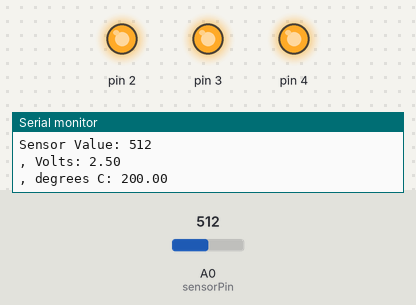
Simulated run of this sketch. Board: Arduino Uno, built with avr-gcc and run on an emulated ATmega328P. Parts: output pins drawn as LEDs (lit = HIGH), the last lines printed to the serial monitor. The inputs (shaded band) are chosen by the test bench; at power-on: A0 (sensorPin) = 512.

Above: at 1.2 s.
1.3 s: A0 (sensorPin) set to 122
At 2.5 s:
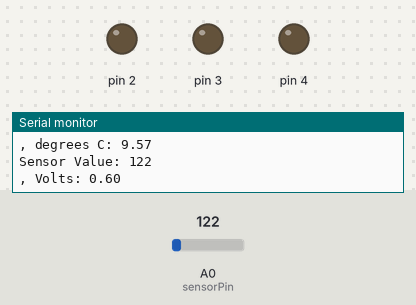
2.8 s: A0 (sensorPin) set to 306
At 3.2 s:
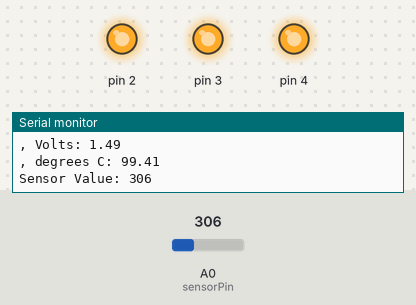
4.4 s: A0 (sensorPin) set to 0
At 5.7 s:
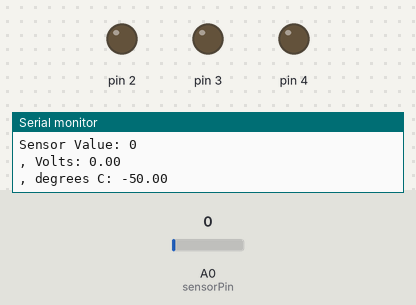
Timing chart, 0 to 7.4 s (numbered marks = the images above; inputs shaded):
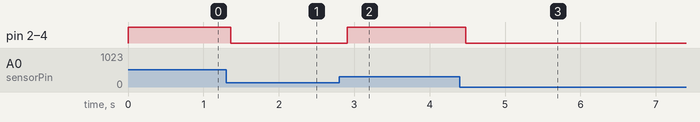

Measured:
- after the input at 1.3 s, pin 2–4: HIGH → LOW after 0.06 s
- after the input at 2.8 s, pin 2–4: LOW → HIGH after 0.11 s
- after the input at 4.4 s, pin 2–4: HIGH → LOW after 0.08 s

The sketch:

Project03_01.ino
```cpp
//This code does exactly as detailed in Project 03 of the Arduino Projects Book.

const int sensorPin = A0;
const float baselineTemp = 19.5; //adjusted temperature for surroundings and my cold fingers.

void setup() {
  // put your setup code here, to run once:
  Serial.begin(9600); //open a serial port

  for (int pinNumber = 2; pinNumber < 5; pinNumber++) {
    pinMode(pinNumber, OUTPUT);
    digitalWrite(pinNumber, LOW);
  }
}

void loop() {
  // put your main code here, to run repeatedly:
  int sensorVal = analogRead(sensorPin);

  Serial.print("Sensor Value: ");
  Serial.println(sensorVal);

  //convert ADC reading to voltage
  float voltage = (sensorVal / 1024.0) * 5.0;

  Serial.print(", Volts: ");
  Serial.println(voltage);

  Serial.print(", degrees C: ");
  //convert voltage to temperature in degrees
  float temperature = (voltage - .5) * 100;
  Serial.println(temperature);

  if (temperature < baselineTemp) {
    digitalWrite(2, LOW);
    digitalWrite(3, LOW);
    digitalWrite(4, LOW);
  } else if (temperature >= baselineTemp && temperature < baselineTemp + 0.5) {
    digitalWrite(2, HIGH);
    digitalWrite(3, LOW);
    digitalWrite(4, LOW);
  } else if (temperature >= baselineTemp + 0.5 && temperature < baselineTemp + 1) {
    digitalWrite(2, HIGH);
    digitalWrite(3, HIGH);
    digitalWrite(4, LOW);
  } else if (temperature >= baselineTemp + 1) {
    digitalWrite(2, HIGH);
    digitalWrite(3, HIGH);
    digitalWrite(4, HIGH);
  }
  delay(1);
}
```
